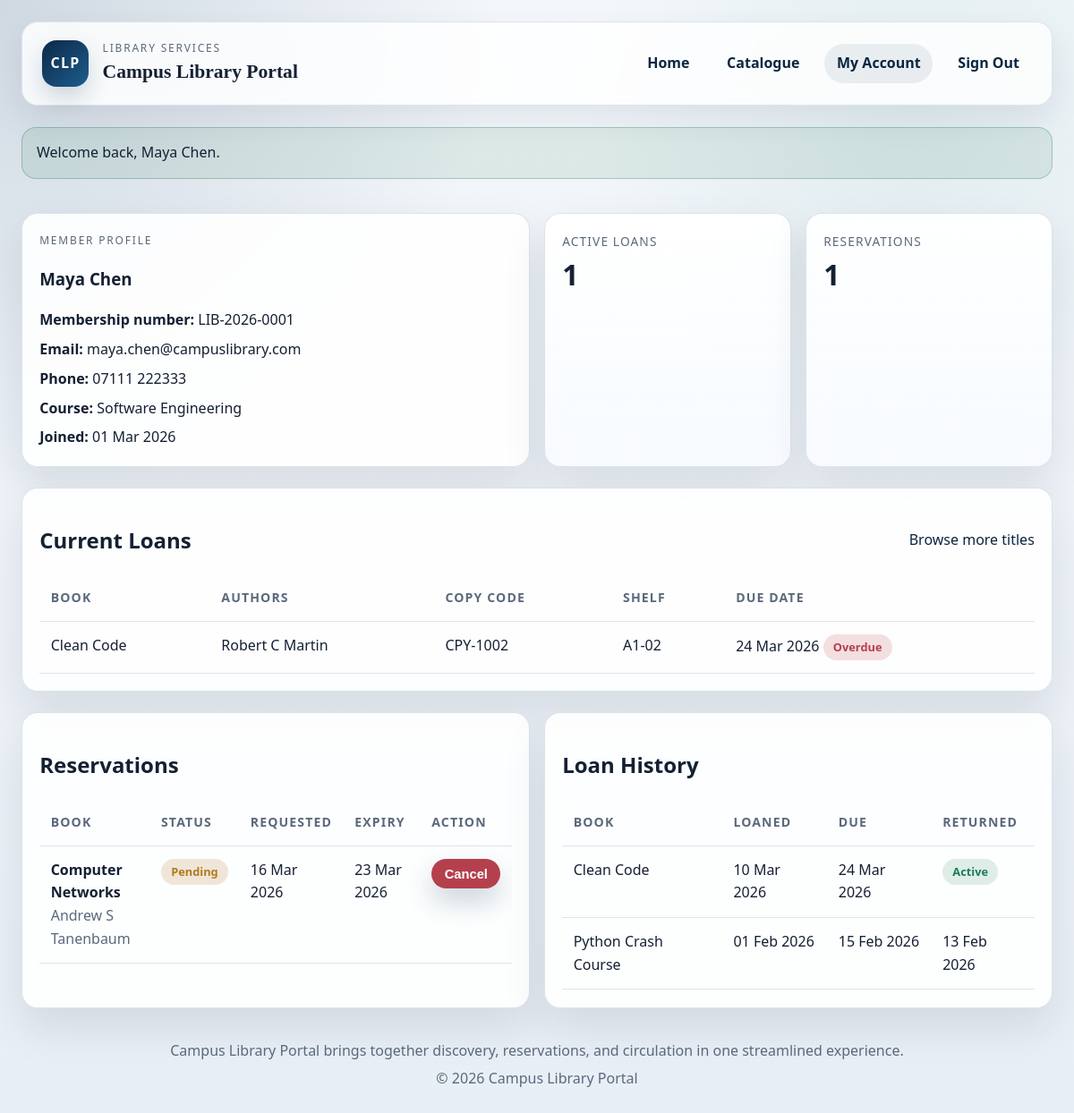
The app's page /dashboard.php (signed in) with its own data.
### tables this page shows
CREATE TABLE members (
    id INT NOT NULL AUTO_INCREMENT,
    user_id INT NOT NULL,
    membership_number VARCHAR(30) NOT NULL,
    full_name VARCHAR(120) NOT NULL,
    phone VARCHAR(30) DEFAULT NULL,
    course_name VARCHAR(120) DEFAULT NULL,
    joined_on DATE NOT NULL,
    is_active TINYINT(1) NOT NULL DEFAULT 1,
    PRIMARY KEY (id),
    UNIQUE KEY uq_members_user (user_id),
    UNIQUE KEY uq_membership_number (membership_number),
    CONSTRAINT fk_members_user FOREIGN KEY (user_id) REFERENCES users (id)
);

CREATE TABLE users (
    id INT NOT NULL AUTO_INCREMENT,
    email VARCHAR(150) NOT NULL,
    password_hash VARCHAR(255) NOT NULL,
    role ENUM('admin', 'member') NOT NULL DEFAULT 'member',
    is_active TINYINT(1) NOT NULL DEFAULT 1,
    created_at DATETIME NOT NULL,
    PRIMARY KEY (id),
    UNIQUE KEY uq_users_email (email)
);

CREATE TABLE loans (
    id INT NOT NULL AUTO_INCREMENT,
    copy_id INT NOT NULL,
    member_id INT NOT NULL,
    loaned_at DATETIME NOT NULL,
    due_at DATETIME NOT NULL,
    returned_at DATETIME DEFAULT NULL,
    notes TEXT,
    PRIMARY KEY (id),
    CONSTRAINT fk_loans_copy FOREIGN KEY (copy_id) REFERENCES copies (id),
    CONSTRAINT fk_loans_member FOREIGN KEY (member_id) REFERENCES members (id)
);

CREATE TABLE books (
    id INT NOT NULL AUTO_INCREMENT,
    title VARCHAR(180) NOT NULL,
    isbn VARCHAR(30) NOT NULL,
    category_id INT NOT NULL,
    publisher_id INT NOT NULL,
    published_year INT DEFAULT NULL,
    summary TEXT,
    featured TINYINT(1) NOT NULL DEFAULT 0,
    is_active TINYINT(1) NOT NULL DEFAULT 1,
    created_at DATETIME NOT NULL,
    PRIMARY KEY (id),
    UNIQUE KEY uq_books_isbn (isbn),
    CONSTRAINT fk_books_category FOREIGN KEY (category_id) REFERENCES categories (id),
    CONSTRAINT fk_books_publisher FOREIGN KEY (publisher_id) REFERENCES publishers (id)
);

CREATE TABLE copies (
    id INT NOT NULL AUTO_INCREMENT,
    book_id INT NOT NULL,
    accession_code VARCHAR(30) NOT NULL,
    shelf_location VARCHAR(30) NOT NULL,
    status ENUM('available', 'loaned', 'maintenance') NOT NULL DEFAULT 'available',
    condition_notes TEXT,
    created_at DATETIME NOT NULL,
    PRIMARY KEY (id),
    UNIQUE KEY uq_copies_accession_code (accession_code),
    CONSTRAINT fk_copies_book FOREIGN KEY (book_id) REFERENCES books (id)
);

CREATE TABLE reservations (
    id INT NOT NULL AUTO_INCREMENT,
    member_id INT NOT NULL,
    book_id INT NOT NULL,
    status ENUM('pending', 'ready_for_collection', 'fulfilled', 'cancelled') NOT NULL DEFAULT 'pending',
    requested_at DATETIME NOT NULL,
    expires_at DATETIME DEFAULT NULL,
    notes TEXT,
    PRIMARY KEY (id),
    CONSTRAINT fk_reservations_member FOREIGN KEY (member_id) REFERENCES members (id),
    CONSTRAINT fk_reservations_book FOREIGN KEY (book_id) REFERENCES books (id)
);

### app/includes/db.php (called while the page is built, shortened)
<?php
function db()
{
    static $pdo = null;
    if ($pdo instanceof PDO) {
        return $pdo;
    }
    $dsn = 'mysql:host=' . DB_HOST . ';dbname=' . DB_NAME . ';charset=' . DB_CHARSET;
    try {
        $pdo = new PDO($dsn, DB_USER, DB_PASS);
        $pdo->setAttribute(PDO::ATTR_ERRMODE, PDO::ERRMODE_EXCEPTION);
        $pdo->setAttribute(PDO::ATTR_DEFAULT_FETCH_MODE, PDO::FETCH_ASSOC);
    } catch (PDOException $exception) {
        $GLOBALS['db_connection_error'] = $exception->getMessage();
        return null;
    }
    return $pdo;
}

### app/includes/auth.php (called while the page is built, shortened)
<?php
require_once __DIR__ . '/functions.php';
function find_user_by_id($userId)
{
    $statement = db()->prepare('
        SELECT
            u.id,
            u.email,
            u.role,
            u.is_active,
            m.id AS member_id,
            m.membership_number,
            m.full_name,
            m.phone,
            m.course_name,
            m.joined_on,
            m.is_active AS member_is_active
        FROM users u
        LEFT JOIN members m ON m.user_id = u.id
        WHERE u.id = :id
        LIMIT 1
    ');
    $statement->execute(array('id' => (int) $userId));
    return $statement->fetch();
}
function current_user()
{
    return find_user_by_id($_SESSION['user_id']);
}
function is_admin()
{
    $user = current_user();
    return $user && $user['role'] === 'admin';
}

### dashboard.php (the view, shortened to what this page needs)
<?php
require_once __DIR__ . '/app/includes/auth.php';
$user = current_user();
$activeLoans = array();
$loanHistory = array();
$reservations = array();
if (db_ready()) {
    $activeLoanStatement = db()->prepare('
        SELECT
            l.id,
            l.loaned_at,
            l.due_at,
            c.accession_code,
            c.shelf_location,
            b.title,
            GROUP_CONCAT(DISTINCT a.name ORDER BY a.name SEPARATOR ", ") AS authors
        FROM loans l
        INNER JOIN copies c ON c.id = l.copy_id
        INNER JOIN books b ON b.id = c.book_id
        INNER JOIN book_authors ba ON ba.book_id = b.id
        INNER JOIN authors a ON a.id = ba.author_id
        WHERE l.member_id = :member_id
        AND l.returned_at IS NULL
        GROUP BY l.id, l.loaned_at, l.due_at, c.accession_code, c.shelf_location, b.title
        ORDER BY l.due_at ASC
    ');
    $activeLoanStatement->execute(array('member_id' => $user['member_id']));
    $activeLoans = $activeLoanStatement->fetchAll();
    $historyStatement = db()->prepare('
        SELECT
            l.id,
            l.loaned_at,
            l.due_at,
            l.returned_at,
            b.title
        FROM loans l
        INNER JOIN copies c ON c.id = l.copy_id
        INNER JOIN books b ON b.id = c.book_id
        WHERE l.member_id = :member_id
        ORDER BY l.loaned_at DESC
        LIMIT 8
    ');
    $historyStatement->execute(array('member_id' => $user['member_id']));
    $loanHistory = $historyStatement->fetchAll();
    $reservationStatement = db()->prepare('
        SELECT
            r.id,
            r.status,
            r.requested_at,
            r.expires_at,
            b.title,
            GROUP_CONCAT(DISTINCT a.name ORDER BY a.name SEPARATOR ", ") AS authors
        FROM reservations r
        INNER JOIN books b ON b.id = r.book_id
        INNER JOIN book_authors ba ON ba.book_id = b.id
        INNER JOIN authors a ON a.id = ba.author_id
        WHERE r.member_id = :member_id
        GROUP BY r.id, r.status, r.requested_at, r.expires_at, b.title
        ORDER BY r.requested_at DESC
    ');
    $reservationStatement->execute(array('member_id' => $user['member_id']));
    $reservations = $reservationStatement->fetchAll();
}
include __DIR__ . '/app/includes/header.php';
?>
<section class="grid grid-2">
    <article class="panel">
        <p class="eyebrow">Member Profile</p>
        <h1><?php echo h($user['full_name']); ?></h1>
        <ul class="meta-list">
            <li><strong>Membership number:</strong> <?php echo h($user['membership_number']); ?></li>
            <li><strong>Email:</strong> <?php echo h($user['email']); ?></li>
            <li><strong>Phone:</strong> <?php echo h($user['phone'] ? $user['phone'] : 'Not provided'); ?></li>
            <li><strong>Course:</strong> <?php echo h($user['course_name'] ? $user['course_name'] : 'Not provided'); ?></li>
            <li><strong>Joined:</strong> <?php echo h(format_date_display($user['joined_on'])); ?></li>
        </ul>
    </article>
    <aside class="metric-grid">
        <article>
            <span class="metric-label">Active Loans</span>
            <span class="metric-value"><?php echo h(count($activeLoans)); ?></span>
        </article>
        <article>
            <span class="metric-label">Reservations</span>
            <span class="metric-value"><?php echo h(count($reservations)); ?></span>
        </article>
    </aside>
</section>
<section class="table-panel">
    <div class="section-heading">
        <h2>Current Loans</h2>
        <a href="catalogue.php">Browse more titles</a>
    </div>
    <?php if (!$activeLoans): ?>
        <div class="empty-state">
            <p>You do not have any active loans right now.</p>
        </div>
    <?php else: ?>
        <div class="table-wrap">
            <table>
                <thead>
                    <tr>
                        <th>Book</th>
                        <th>Authors</th>
                        <th>Copy Code</th>
                        <th>Shelf</th>
                        <th>Due Date</th>
                    </tr>
                </thead>
                <tbody>
                    <?php foreach ($activeLoans as $loan): ?>
                        <tr>
                            <td><?php echo h($loan['title']); ?></td>
                            <td><?php echo h($loan['authors']); ?></td>
                            <td><?php echo h($loan['accession_code']); ?></td>
                            <td><?php echo h($loan['shelf_location']); ?></td>
                            <td>
                                <?php echo h(format_date_display($loan['due_at'])); ?>
                                <?php if (strtotime($loan['due_at']) < time()): ?>
                                    <?php echo render_status_badge('Overdue', 'overdue'); ?>
                                <?php endif; ?>
                            </td>
                        </tr>
                    <?php endforeach; ?>
                </tbody>
            </table>
        </div>
    <?php endif; ?>
</section>
<section class="grid grid-2">
    <div class="table-panel">
        <h2>Reservations</h2>
        <?php if (!$reservations): ?>
            <div class="empty-state">
                <p>No reservations have been made yet.</p>
            </div>
        <?php else: ?>
            <div class="table-wrap">
                <table>
                    <thead>
                        <tr>
                            <th>Book</th>
                            <th>Status</th>
                            <th>Requested</th>
                            <th>Expiry</th>
                            <th>Action</th>
                        </tr>
                    </thead>
                    <tbody>
                        <?php foreach ($reservations as $reservation): ?>
                            <tr>
                                <td>
                                    <strong><?php echo h($reservation['title']); ?></strong>
                                    <div class="muted"><?php echo h($reservation['authors']); ?></div>
                                </td>
                                <td><?php echo render_status_badge(ucwords(str_replace('_', ' ', $reservation['status'])), $reservation['status']); ?></td>
                                <td><?php echo h(format_date_display($reservation['requested_at'])); ?></td>
                                <td><?php echo h(format_date_display($reservation['expires_at'])); ?></td>
                                <td>
                                    <?php if (in_array($reservation['status'], array('pending', 'ready_for_collection'), true)): ?>
                                        <form class="inline-form" method="post" action="dashboard.php" data-confirm="Cancel this reservation?">
                                            <button class="button-inline button-danger" type="submit">Cancel</button>
                                        </form>
                                    <?php else: ?>
                                        <span class="muted">No action</span>
                                    <?php endif; ?>
                                </td>
                            </tr>
                        <?php endforeach; ?>
                    </tbody>
                </table>
            </div>
        <?php endif; ?>
    </div>
    <div class="table-panel">
        <h2>Loan History</h2>
        <?php if (!$loanHistory): ?>
            <div class="empty-state">
                <p>Your borrowing history will appear here once you have returned books.</p>
            </div>
        <?php else: ?>
            <div class="table-wrap">
                <table>
                    <thead>
                        <tr>
                            <th>Book</th>
                            <th>Loaned</th>
                            <th>Due</th>
                            <th>Returned</th>
                        </tr>
                    </thead>
                    <tbody>
                        <?php foreach ($loanHistory as $history): ?>
                            <tr>
                                <td><?php echo h($history['title']); ?></td>
                                <td><?php echo h(format_date_display($history['loaned_at'])); ?></td>
                                <td><?php echo h(format_date_display($history['due_at'])); ?></td>
                                <td>
                                    <?php if ($history['returned_at']): ?>
                                        <?php echo h(format_date_display($history['returned_at'])); ?>
                                    <?php else: ?>
                                        <?php echo render_status_badge('Active', 'active'); ?>
                                    <?php endif; ?>
                                </td>
                            </tr>
                        <?php endforeach; ?>
                    </tbody>
                </table>
            </div>
        <?php endif; ?>
    </div>
</section>
<?php include __DIR__ . '/app/includes/footer.php'; ?>

### app/includes/functions.php (shortened to what this page needs)
<?php
require_once __DIR__ . '/db.php';
function h($value)
{
    return htmlspecialchars((string) $value, ENT_QUOTES, 'UTF-8');
}
function db_ready()
{
    return db() instanceof PDO;
}
function format_date_display($value)
{
    $timestamp = strtotime($value);
    return date('d M Y', $timestamp);
}
function status_class($status)
{
    $map = array(
        'success' => 'success',
        'warning' => 'warning',
        'danger' => 'danger',
        'info' => 'info',
        'muted' => 'muted',
        'available' => 'success',
        'loaned' => 'warning',
        'maintenance' => 'muted',
        'pending' => 'warning',
        'ready_for_collection' => 'info',
        'fulfilled' => 'success',
        'cancelled' => 'danger',
        'active' => 'success',
        'inactive' => 'muted',
        'returned' => 'success',
        'overdue' => 'danger',
    );
    return isset($map[$status]) ? $map[$status] : 'info';
}
function render_status_badge($label, $status = '')
{
    $state = $status !== '' ? $status : strtolower(str_replace(' ', '_', $label));
    return '<span class="badge badge-' . h(status_class($state)) . '">' . h($label) . '</span>';
}

### records on screen
members: full_name "Maya Chen", membership_number "LIB-2026-0001", user.email "maya.chen@campuslibrary.com", phone "07111 222333", course_name "Software Engineering", joined_on "01 Mar 2026"
loans: books.title "Clean Code", authors "Robert C Martin", copy.accession_code "CPY-1002", copy.shelf_location "A1-02", due_at "24 Mar 2026", label "Overdue", loaned_at "10 Mar 2026", label "Active"
reservations: book.title "Computer Networks", authors "Andrew S Tanenbaum", label "Pending", requested_at "16 Mar 2026", expires_at "23 Mar 2026"
loans: books.title "Python Crash Course", loaned_at "01 Feb 2026", due_at "15 Feb 2026", returned_at "13 Feb 2026"

### other values on screen
APP_NAME "Campus Library Portal"
$message['message'] "Welcome back, Maya Chen."
count($activeLoans) "1"
count($reservations) "1"
